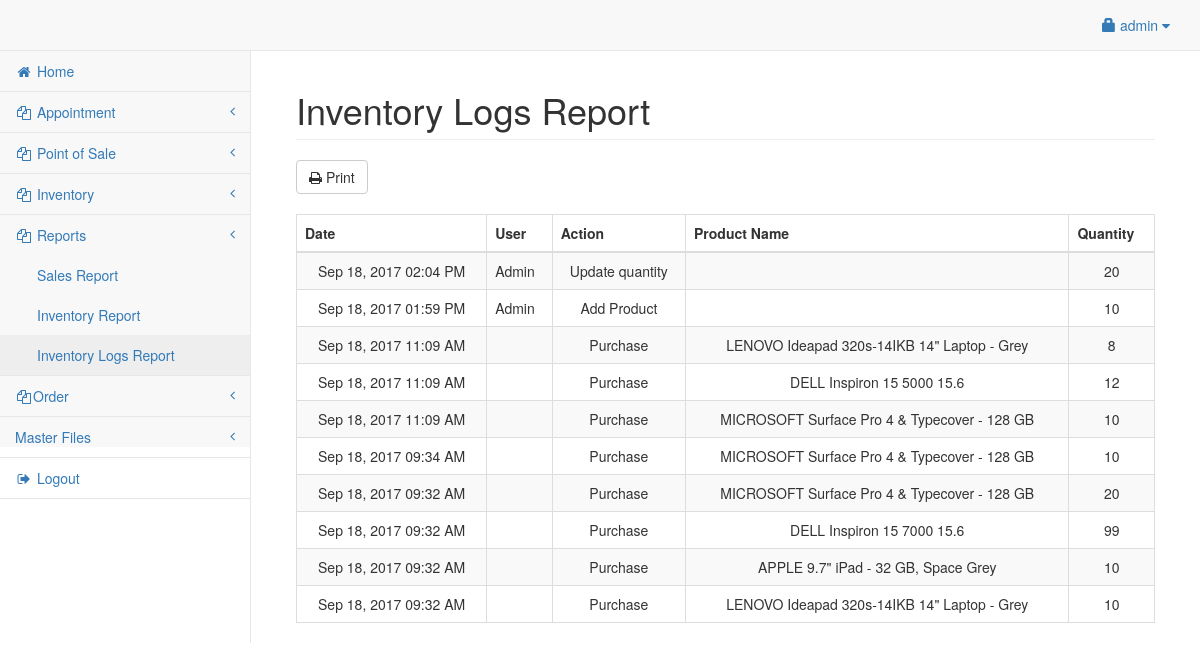
The app's page /admin/inventory.php (signed in), older data.
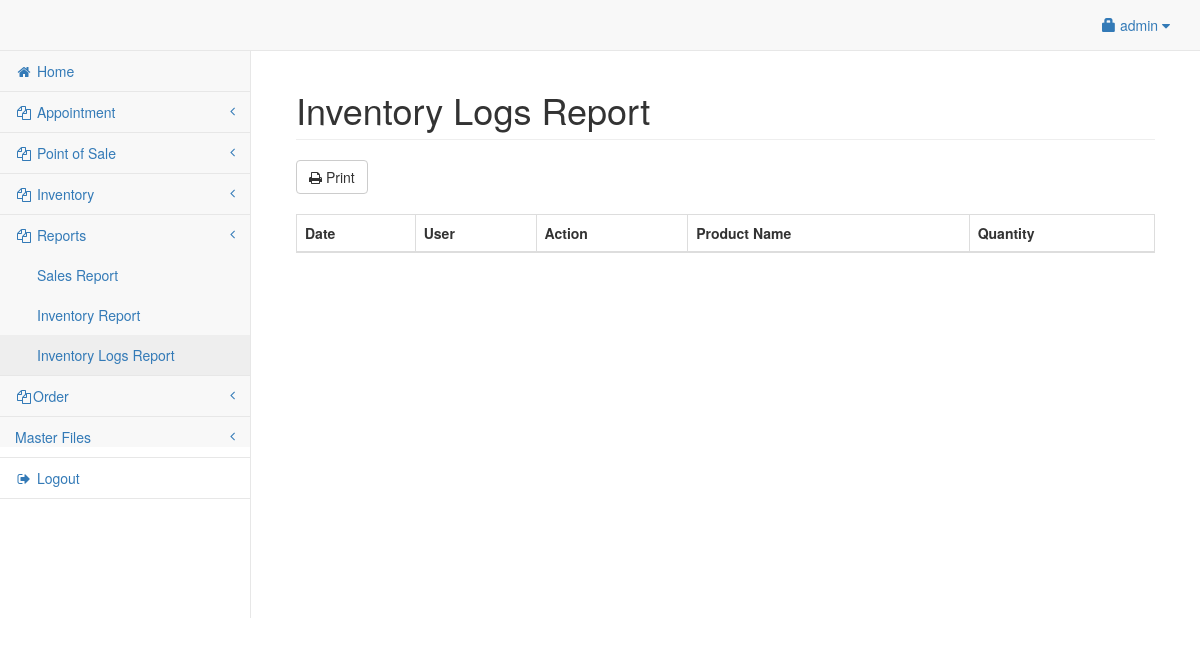
The same page, newer data.
### tables this page shows
CREATE TABLE `inventory` (
  `inventoryid` int(11) NOT NULL,
  `userid` int(11) NOT NULL,
  `action` varchar(50) NOT NULL,
  `productid` int(11) NOT NULL,
  `quantity` double NOT NULL,
  `inventory_date` datetime NOT NULL
);

CREATE TABLE `product` (
  `productid` int(11) NOT NULL,
  `categoryid` int(11) NOT NULL,
  `barcode_id` varchar(25) NOT NULL,
  `product_name` varchar(150) NOT NULL,
  `product_price` double NOT NULL,
  `price` int(10) NOT NULL,
  `product_qty` double NOT NULL,
  `photo` varchar(200) NOT NULL,
  `supplierid` int(11) NOT NULL,
  `date` date NOT NULL,
  `about` varchar(250) NOT NULL,
  `damage_qty` double NOT NULL
);

### admin/inventory.php (the view, shortened to what this page needs)
<?php include('header.php'); ?>
<body>
<div id="wrapper">
<?php include('navbar.php'); ?>
<div style="height:50px;"></div>
<div id="page-wrapper">
<div class="container-fluid">
	<div class="row">
        <div class="col-lg-12">
            <h1 class="page-header">Inventory Logs Report</h1>
        </div>
    </div>
	<button class="btn btn-default" id ="print">
													<i class="fa fa-print"></i> Print
												</button></a>
	<br></br>
    <div class="row">
        <div class="col-lg-12">
            <table width="100%" class="table table-striped table-bordered table-hover" id="invTable">
                <thead>
                    <tr>
                        <th>Date</th>
						<th>User</th>
                        <th>Action</th>
						<th>Product Name</th>
						<th>Quantity</th>
                    </tr>
                </thead>
                <tbody>
				<?php
					$iq=mysqli_query($conn,"select * from inventory left join product on product.productid=inventory.productid order by inventory_date desc");
					while($iqrow=mysqli_fetch_array($iq)){
					?>
						<tr>
							<td><center><?php echo date('M d, Y h:i A',strtotime($iqrow['inventory_date'])); ?></center></td>
							<td>
							<?php
								$u=mysqli_query($conn,"select * from `user` left join customer on customer.userid=user.userid left join supplier on supplier.userid=user.userid where user.userid='".$iqrow['userid']."'");
								$urow=mysqli_fetch_array($u);
								if($urow['access']==1){
									echo "Admin";
								}
							?>
							</td>
							<td align="right"><center><?php echo $iqrow['action']; ?></center></td>
							<td align="right"><center><?php echo $iqrow['product_name']; ?></center></td>
							<td align="right"><center><?php echo $iqrow['quantity']; ?></center></td>
						</tr>
					<?php
					}
				?>
                </tbody>
            </table>
        </div>
    </div>
</div>
</div>
</div>
</body>
</html>

Row changes from the older to the newer data that the page shows:
removed inventory: inventory_date "Sep 18, 2017 02:04 PM", shows "Admin", action "Update quantity", quantity "20"
removed inventory: inventory_date "Sep 18, 2017 01:59 PM", shows "Admin", action "Add Product", quantity "10"
removed inventory: inventory_date "Sep 18, 2017 11:09 AM", action "Purchase", productid.product_name "LENOVO Ideapad 320s-14IKB 14\" Laptop - Grey", quantity "8"
removed inventory: inventory_date "Sep 18, 2017 11:09 AM", action "Purchase", productid.product_name "DELL Inspiron 15 5000 15.6", quantity "12"
removed inventory: inventory_date "Sep 18, 2017 11:09 AM", action "Purchase", productid.product_name "MICROSOFT Surface Pro 4 & Typecover - 128 GB", quantity "10"
removed inventory: inventory_date "Sep 18, 2017 09:34 AM", action "Purchase", productid.product_name "MICROSOFT Surface Pro 4 & Typecover - 128 GB", quantity "10"
removed inventory: inventory_date "Sep 18, 2017 09:32 AM", action "Purchase", productid.product_name "MICROSOFT Surface Pro 4 & Typecover - 128 GB", quantity "20"
removed inventory: inventory_date "Sep 18, 2017 09:32 AM", action "Purchase", productid.product_name "DELL Inspiron 15 7000 15.6", quantity "99"
removed inventory: inventory_date "Sep 18, 2017 09:32 AM", action "Purchase", productid.product_name "APPLE 9.7\" iPad - 32 GB, Space Grey", quantity "10"
removed inventory: inventory_date "Sep 18, 2017 09:32 AM", action "Purchase", productid.product_name "LENOVO Ideapad 320s-14IKB 14\" Laptop - Grey", quantity "10"
